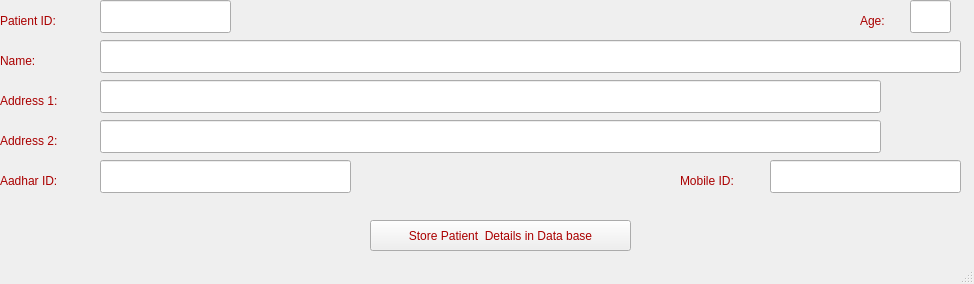
<?xml version="1.0" encoding="UTF-8"?>
<ui version="4.0">
 <class>MainWindow</class>
 <widget class="QMainWindow" name="MainWindow">
  <property name="geometry">
   <rect>
    <x>0</x>
    <y>0</y>
    <width>974</width>
    <height>284</height>
   </rect>
  </property>
  <property name="windowTitle">
   <string>Patient Details</string>
  </property>
  <property name="styleSheet">
   <string notr="true">color: rgb(170, 0, 0);
font: 75 12pt &quot;MS Shell Dlg 2&quot;;</string>
  </property>
  <widget class="QWidget" name="centralwidget">
   <widget class="QLabel" name="label">
    <property name="geometry">
     <rect>
      <x>0</x>
      <y>170</y>
      <width>91</width>
      <height>21</height>
     </rect>
    </property>
    <property name="text">
     <string>Aadhar ID:</string>
    </property>
   </widget>
   <widget class="QLineEdit" name="lineEdit">
    <property name="geometry">
     <rect>
      <x>100</x>
      <y>160</y>
      <width>251</width>
      <height>33</height>
     </rect>
    </property>
   </widget>
   <widget class="QPushButton" name="pushButton">
    <property name="geometry">
     <rect>
      <x>370</x>
      <y>220</y>
      <width>261</width>
      <height>31</height>
     </rect>
    </property>
    <property name="text">
     <string>Store Patient  Details in Data base</string>
    </property>
   </widget>
   <widget class="QLineEdit" name="lineEdit_3">
    <property name="geometry">
     <rect>
      <x>100</x>
      <y>0</y>
      <width>131</width>
      <height>33</height>
     </rect>
    </property>
   </widget>
   <widget class="QLineEdit" name="lineEdit_4">
    <property name="geometry">
     <rect>
      <x>100</x>
      <y>40</y>
      <width>861</width>
      <height>33</height>
     </rect>
    </property>
   </widget>
   <widget class="QLineEdit" name="lineEdit_5">
    <property name="geometry">
     <rect>
      <x>100</x>
      <y>80</y>
      <width>781</width>
      <height>33</height>
     </rect>
    </property>
   </widget>
   <widget class="QLineEdit" name="lineEdit_6">
    <property name="geometry">
     <rect>
      <x>100</x>
      <y>120</y>
      <width>781</width>
      <height>33</height>
     </rect>
    </property>
   </widget>
   <widget class="QLabel" name="label_3">
    <property name="geometry">
     <rect>
      <x>0</x>
      <y>10</y>
      <width>81</width>
      <height>21</height>
     </rect>
    </property>
    <property name="text">
     <string>Patient ID:</string>
    </property>
   </widget>
   <widget class="QLabel" name="label_4">
    <property name="geometry">
     <rect>
      <x>0</x>
      <y>50</y>
      <width>61</width>
      <height>21</height>
     </rect>
    </property>
    <property name="text">
     <string>Name:</string>
    </property>
   </widget>
   <widget class="QLabel" name="label_5">
    <property name="geometry">
     <rect>
      <x>0</x>
      <y>130</y>
      <width>91</width>
      <height>21</height>
     </rect>
    </property>
    <property name="text">
     <string>Address 2:</string>
    </property>
   </widget>
   <widget class="QLabel" name="label_6">
    <property name="geometry">
     <rect>
      <x>0</x>
      <y>90</y>
      <width>91</width>
      <height>21</height>
     </rect>
    </property>
    <property name="text">
     <string>Address 1:</string>
    </property>
   </widget>
   <widget class="QLabel" name="label_2">
    <property name="geometry">
     <rect>
      <x>680</x>
      <y>170</y>
      <width>81</width>
      <height>21</height>
     </rect>
    </property>
    <property name="text">
     <string>Mobile ID:</string>
    </property>
   </widget>
   <widget class="QLineEdit" name="lineEdit_2">
    <property name="geometry">
     <rect>
      <x>770</x>
      <y>160</y>
      <width>191</width>
      <height>33</height>
     </rect>
    </property>
   </widget>
   <widget class="QLabel" name="label_7">
    <property name="geometry">
     <rect>
      <x>860</x>
      <y>10</y>
      <width>41</width>
      <height>21</height>
     </rect>
    </property>
    <property name="text">
     <string>Age:</string>
    </property>
   </widget>
   <widget class="QLineEdit" name="lineEdit_7">
    <property name="geometry">
     <rect>
      <x>910</x>
      <y>0</y>
      <width>41</width>
      <height>33</height>
     </rect>
    </property>
   </widget>
  </widget>
  <widget class="QStatusBar" name="statusbar"/>
 </widget>
 <resources/>
 <connections/>
</ui>
